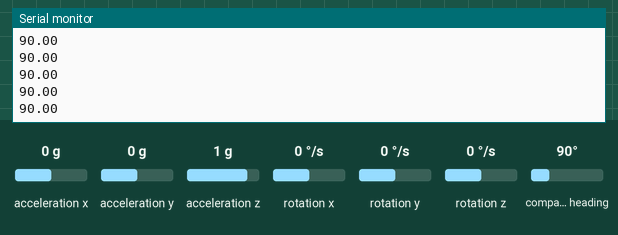
Simulated run of this sketch. Board: Arduino Uno, built with avr-gcc and run on an emulated ATmega328P. Shown: the last lines printed to the serial monitor. The inputs (shaded band) are chosen by the test bench; at power-on: compass heading 90°, acceleration x 0 g, acceleration y 0 g, acceleration z 1 g, rotation x 0 °/s, rotation y 0 °/s, rotation z 0 °/s.

Above: at 1.2 s.
1.3 s: compass heading set to 7°
At 1.33 s:
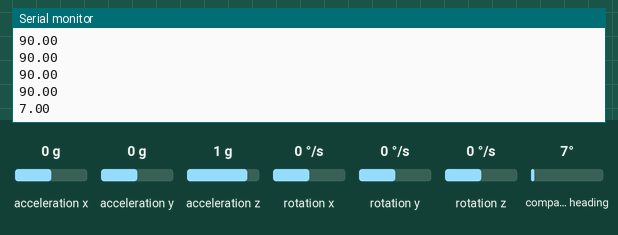
2.8 s: compass heading set to 180°
At 2.86 s:
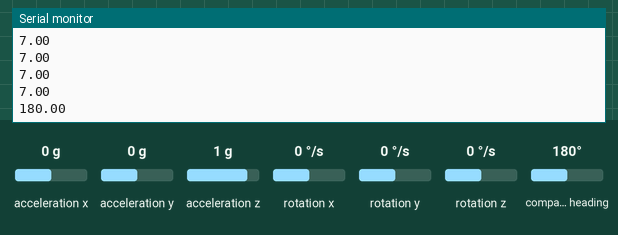
Timing chart, 0 to 5.8 s (numbered marks = the images above; inputs shaded):
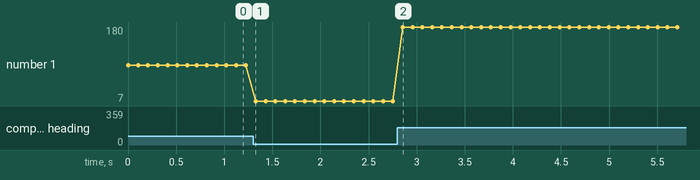

The sketch:

turning_test.ino
```cpp
#include <Wire.h>
#include <LSM303.h>

LSM303 compass;
float startHeading;
float degOff;
void setup() {
  Serial.begin(9600);
  Wire.begin();
  compass.init();
  compass.enableDefault();

  /*
  Calibration values; the default values of +/-32767 for each axis
  lead to an assumed magnetometer bias of 0. Use the Calibrate example
  program to determine appropriate values for your particular unit.
  */
  //min: { -6482,  -5366,  +6519}    max: { +1834,   +290, +13947}

  compass.m_min = (LSM303::vector<int16_t>){ -6482,  -5366,  +6519};
  compass.m_max = (LSM303::vector<int16_t>){ +1834,   +290, +13947};

  compass.read();
  startHeading = compass.heading();
}

void loop() {
  compass.read();
  float heading = compass.heading();
  degOff = abs(heading-startHeading > 180)?abs(360-(heading-startHeading)):abs(heading-startHeading);

  Serial.println(heading);

  //Serial.println(degOff);
  delay(100);

}
```

Measured:
- after the input at 1.3 s, the serial monitor: prints a new line at once (image 1)
- after the input at 2.8 s, the serial monitor: prints a new line after 0.06 s (image 2)
- plotted number 1: 90 → 7 after the input at 1.3 s, 7 → 180 after the input at 2.8 s
